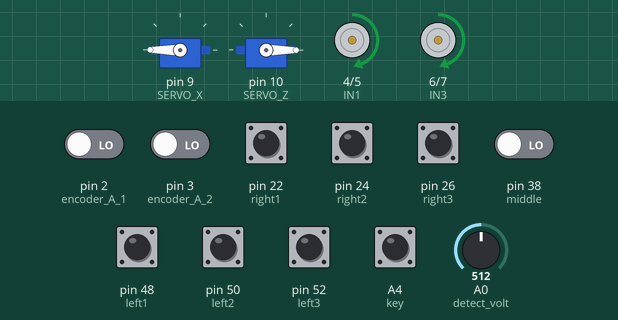
The sketch below on a simulated Arduino Mega 2560, built with avr-gcc and run on an emulated ATmega2560. Parts: 2 × servo, motor-driver pin pairs drawn as motors (green arrow = first pin HIGH = forward, orange = second pin HIGH = backward, longer = more drive, scaled by the enable pin). The inputs (shaded band) are chosen by the test bench; at power-on: A4 (key), pin 24 (right2), pin 50 (left2) HIGH, pin 2 (encoder_A_1), pin 3 (encoder_A_2), pin 22 (right1), pin 26 (right3), pin 38 (middle), pin 48 (left1), pin 52 (left3) LOW, A0 (detect_volt) = 512. What the sketch prints to the serial monitor is not drawn.

Above: at 3.5 s.
3.6 s: pin 22 (right1) pulled HIGH for 0.15 s
At 3.75 s:
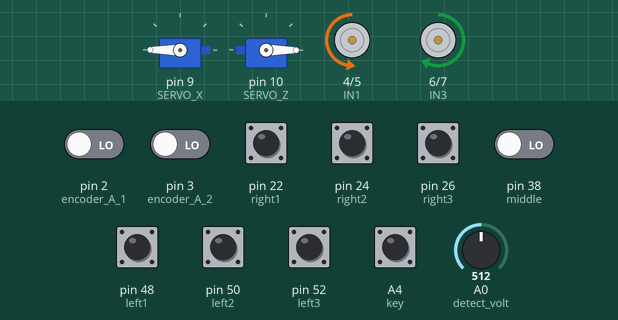
5.4 s: pin 24 (right2) pulled LOW for 0.15 s
At 6.7 s:
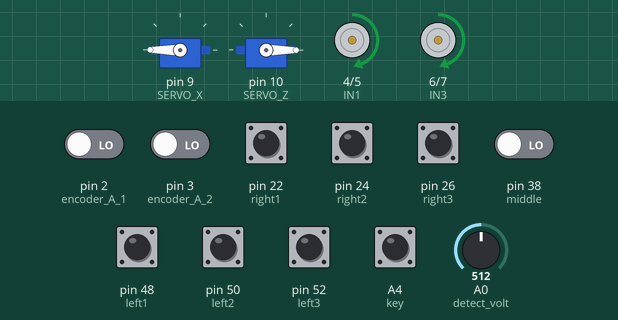
7.0 s: A4 (key) pulled LOW for 1 s
At 7.71 s:
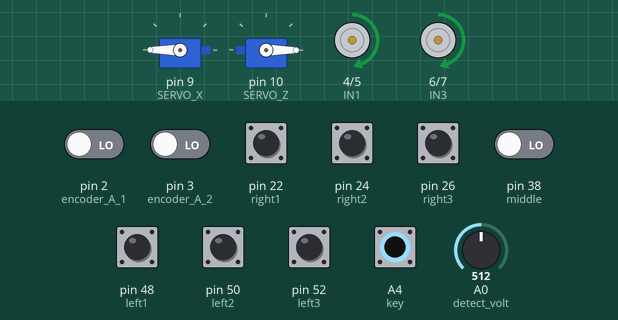
10.0 s: pin 48 (left1) pulled HIGH for 1 s
At 10.8 s:
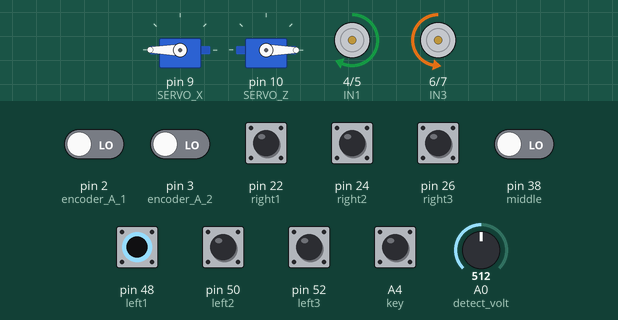
12.7 s: pin 38 (middle) driven HIGH
At 13.5 s:
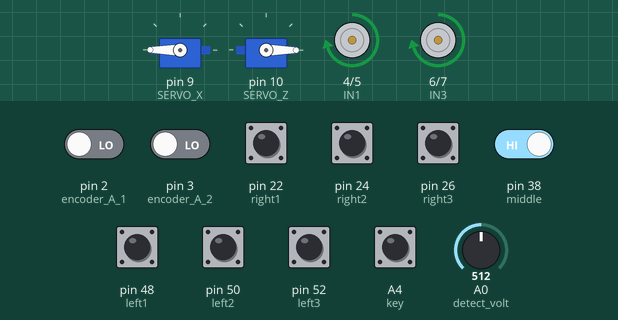
14.3 s: pin 48 (left1) pulled HIGH for 0.15 s
Timing chart, 0 to 43.9 s (numbered marks = the images above; inputs shaded):
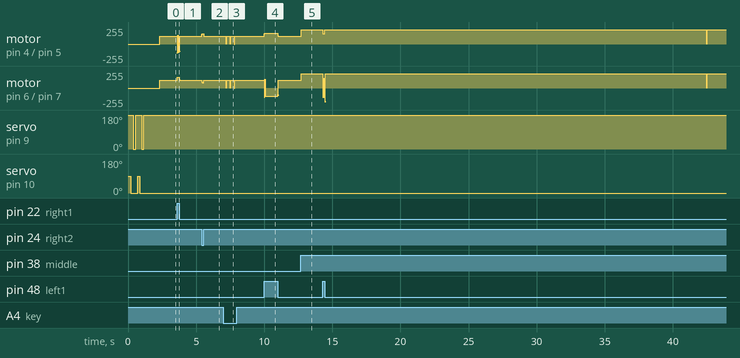

Measured:
- after the input at 3.6 s, motor on pin 6 (IN3) / pin 7 (IN4): rises from forward 116/255 to forward 162/255 in 0.05 s, then falls to forward 116/255 in 0.28 s
- after the input at 5.4 s, motor on pin 4 (IN1) / pin 5 (IN2): forward 116/255 → forward 153/255 at once, → forward 117/255 0.15 s later, → forward 116/255 0.18 s later; motor on pin 6 (IN3) / pin 7 (IN4): forward 116/255 → forward 80/255 at once, → forward 116/255 0.15 s later
- after the input at 7.0 s, motor on pin 4 (IN1) / pin 5 (IN2), motor on pin 6 (IN3) / pin 7 (IN4): alternates forward 116/255 for 0.29 s and stopped for 0.01 s, 6 changes in all, then stays forward 116/255, starting after 0.21 s
- after the input at 10.0 s, motor on pin 4 (IN1) / pin 5 (IN2): rises from forward 116/255 to forward 162/255 in 0.05 s, then falls to forward 116/255 in 1.1 s
- after the input at 12.7 s, motor on pin 4 (IN1) / pin 5 (IN2), motor on pin 6 (IN3) / pin 7 (IN4): forward 116/255 → forward 216/255 at once

The sketch:

speed.ino
```cpp
#include <MsTimer2.h>
#include "servo.h"
#include "pidControl.h"
#include "detect.h"

Servo servo_X;
Servo servo_Z;

motor Motor_L;
motor Motor_R;

wheel Wheel_l;
wheel Wheel_r;

//---------------------------------------------------------编码器---------------------------------------------------------------------
void encoding_1()
{
  motor *Motor = &Motor_L;
  if (digitalRead(encoder_A_1) == HIGH)
  {
    if (digitalRead(encoder_B_1) == LOW)
      Motor->encoder++;
    else
      Motor->encoder--;
  }
  else
  {
    if (digitalRead(encoder_B_1) == HIGH)
      Motor->encoder++;
    else
      Motor->encoder--;
  }
}

void encoding_2()
{
  motor *Motor = &Motor_R;
  if (digitalRead(encoder_A_2) == HIGH)
  {
    if (digitalRead(encoder_B_2) == LOW)
      Motor->encoder++;
    else
      Motor->encoder--;
  }
  else
  {
    if (digitalRead(encoder_B_2) == HIGH)
      Motor->encoder++;
    else
      Motor->encoder--;
  }
}

void pid_set_up()
{
  motor *pid_motor_l = &Motor_L;
  motor *pid_motor_r = &Motor_R;
  wheel *wheel_l = &Wheel_l;
  wheel *wheel_r = &Wheel_r;
  track(pid_motor_l, pid_motor_r, wheel_l, wheel_r);
  set(pid_motor_l);
  set(pid_motor_r);
}

void setup()
{
  // put your setup code here, to run once:
  // TCCR1B=TCCR1B&B11111000|B00000001;
  // TCCR2B=TCCR2B&B11111000|B00000001;
  pinMode(detect_volt, INPUT);
  // pinMode(PWM_1, OUTPUT);
  // pinMode(PWM_2, OUTPUT);
  pinMode(IN1, OUTPUT);
  pinMode(IN2, OUTPUT);
  pinMode(IN3, OUTPUT);
  pinMode(IN4, OUTPUT);
  pinMode(encoder_A_1, INPUT);
  pinMode(encoder_B_1, INPUT);
  pinMode(encoder_A_2, INPUT);
  pinMode(encoder_B_2, INPUT);
  Motor_L.dir = 'l';
  Motor_R.dir = 'r';

  pinMode(key, INPUT);
  servo_X.attach(SERVO_X);
  servo_Z.attach(SERVO_Z);
  setup_servo(&servo_X, &servo_Z);

  pinMode(left1, INPUT);
  pinMode(left2, INPUT);
  pinMode(left3, INPUT);
  pinMode(middle, INPUT);
  pinMode(right1, INPUT);
  pinMode(right2, INPUT);
  pinMode(right3, INPUT);

  MsTimer2::set(period, pid_set_up);
  MsTimer2::start();

  attachInterrupt(0, encoding_1, CHANGE);
  attachInterrupt(1, encoding_2, CHANGE);
  Serial.begin(9600);
}

void loop()
{
  // put your main code here, to run repeatedly:
  test_volt();
  delay(100);
  motor *pid_motor_l = &Motor_L;
  motor *pid_motor_r = &Motor_R;

  // if (digitalRead(right2) == HIGH && digitalRead(right1) == HIGH && digitalRead(middle) == HIGH && digitalRead(left1) == HIGH && digitalRead(left2) == HIGH)
  // {
  //   pid_motor_l->target = -200;
  //   pid_motor_l->output = -200;
  //   pid_motor_r->target = 200;
  //   pid_motor_r->output = 200;
  //   delay(100);
  //   digitalWrite(IN1, LOW);
  //   digitalWrite(IN2, LOW);
  //   digitalWrite(IN3, LOW);
  //   digitalWrite(IN4, LOW);
  //   servo_X.attach(SERVO_X);
  //   servo_Z.attach(SERVO_Z);
  //   setup_servo(&servo_X, &servo_Z);
  // }
}
```

detect.h
```cpp
//-------------检测电压-------------------
#define detect_volt A0
#define key A4


int count;
//--------------------------------------------------------检测电压-----------------------------------------------------------------
int button_click(){
  int flag = 1;
  if(flag && (digitalRead(key)==LOW)){
    flag = 0;
    return 1;
  }
  return 0;
}

void turn_off(){
    digitalWrite(IN1, LOW);
    digitalWrite(IN2, LOW);
    digitalWrite(IN3, LOW);
    digitalWrite(IN4, LOW);
}

void test_volt(){

  float sum;

  sum += analogRead(detect_volt);
  if(++count > 200){
    float volt_val = sum*0.05371/2;
    count = 0;
    sum = 0;
    if(volt_val < 700) turn_off();
  }
  if(button_click()) turn_off();
}
```

pidControl.h
```cpp
#include "setup.h"

void control(motor *Motor)
{
  if (Motor->dir == 'l')
  {
    if (Motor->output > 0)
    {
      digitalWrite(IN1, HIGH);
      digitalWrite(IN2, LOW);
    }
    else
    {
      digitalWrite(IN1, LOW);
      digitalWrite(IN2, HIGH);
    }
    analogWrite(PWM_1, abs(Motor->output));
  }
  else
  {
    if (Motor->output > 0)
    {
      digitalWrite(IN3, HIGH);
      digitalWrite(IN4, LOW);
    }
    else
    {
      digitalWrite(IN3, LOW);
      digitalWrite(IN4, HIGH);
    }
    analogWrite(PWM_2, abs(Motor->output));
  }
}
//--------------------------------------------------------光电循迹-----------------------------------------------------------------
void track(motor *pid_motor_l, motor *pid_motor_r, wheel *wheel_l, wheel *wheel_r)
{
  // wheel *wheel_l = &Wheel_l;
  // wheel *wheel_r = &Wheel_r;
  float kp = 0.05;
  float ki = 0.8;
  float kd = 0.005;

  // float kp = 0.015;
  // float ki = 0.9;
  // float kd = 0.000005;
  // float target = 0;
  wheel_l->pid_setup(kp, ki, kd);
  wheel_r->pid_setup(kp, ki, kd);

  if (digitalRead(left2) == LOW && digitalRead(left3) == HIGH)
  {
    pid_motor_l->target = TARGET_BEGIN * 0.8;
    pid_motor_r->target = TARGET_BEGIN * 0.8;
    control(pid_motor_l);
    control(pid_motor_r);
    wheel_l->output -= 0.17;
    wheel_r->output += 0.17;
  }
  if (digitalRead(right2) == LOW && digitalRead(right3) == HIGH)
  {
    pid_motor_l->target = TARGET_BEGIN * 0.8;
    pid_motor_r->target = TARGET_BEGIN * 0.8;
    control(pid_motor_l);
    control(pid_motor_r);
    wheel_r->output -= 0.17;
    wheel_l->output += 0.17;
  }

  if (digitalRead(left2) == HIGH && digitalRead(left3) == HIGH)
  {
    pid_motor_l->target = TARGET_BEGIN * 0.75;
    pid_motor_r->target = TARGET_BEGIN * 0.75;
    control(pid_motor_l);
    control(pid_motor_r);
    wheel_l->output -= 0.22;
    wheel_r->output += 0.22;
  }
  if (digitalRead(right2) == HIGH && digitalRead(right3) == HIGH)
  {
    pid_motor_l->target = TARGET_BEGIN * 0.75;
    pid_motor_r->target = TARGET_BEGIN * 0.75;
    control(pid_motor_l);
    control(pid_motor_r);
    wheel_r->output -= 0.22;
    wheel_l->output += 0.22;
  }

  if (digitalRead(left2) == HIGH && digitalRead(left3) == LOW)
  {
    pid_motor_l->target = TARGET_BEGIN * 0.65;
    pid_motor_r->target = TARGET_BEGIN * 0.65;
    control(pid_motor_l);
    control(pid_motor_r);
    wheel_l->output -= 0.25;
    wheel_r->output += 0.25;
  }
  if (digitalRead(right2) == HIGH && digitalRead(right3) == LOW)
  {
    pid_motor_l->target = TARGET_BEGIN * 0.65;
    pid_motor_r->target = TARGET_BEGIN * 0.65;
    control(pid_motor_l);
    control(pid_motor_r);
    wheel_r->output -= 0.25;
    wheel_l->output += 0.25;
  }

  if (digitalRead(middle) == HIGH && digitalRead(left3) == LOW && digitalRead(left3) == LOW)
  {
    pid_motor_l->target = TARGET_BEGIN * 1.2;
    pid_motor_l->output = TARGET_BEGIN * 1.2;
    pid_motor_r->target = TARGET_BEGIN * 1.2;
    pid_motor_r->target = TARGET_BEGIN * 1.2;
    wheel_l->output = 1;
    wheel_r->output = 1;
    control(pid_motor_l);
    control(pid_motor_r);
  }

  if (digitalRead(left1) == HIGH && digitalRead(left2) == HIGH)
  {
    pid_motor_l->target = TARGET_BEGIN * 0.45;
    pid_motor_l->output = TARGET_BEGIN * 0.45;
    pid_motor_r->target = TARGET_BEGIN * 0.45;
    pid_motor_r->output = TARGET_BEGIN * 0.45;
    control(pid_motor_l);
    control(pid_motor_r);
    wheel_l->output -= 0.3;
    wheel_r->output += 0.3;
  }
  if (digitalRead(right1) == HIGH && digitalRead(right2) == HIGH)
  {
    pid_motor_l->target = TARGET_BEGIN * 0.45;
    pid_motor_l->output = TARGET_BEGIN * 0.45;
    pid_motor_r->target = TARGET_BEGIN * 0.45;
    pid_motor_r->output = TARGET_BEGIN * 0.45;
    control(pid_motor_l);
    control(pid_motor_r);
    wheel_r->output -= 0.3;
    wheel_l->output += 0.3;
  }

  if (digitalRead(left1) == HIGH && digitalRead(right1) == LOW)
  {
    pid_motor_r->target = -200;
    pid_motor_r->output = -200;
    pid_motor_l->target = 200;
    pid_motor_l->output = 200;
    control(pid_motor_l);
    control(pid_motor_r);
    pid_motor_l->target = 120;
    pid_motor_l->output = 120;
    control(pid_motor_l);
  }

  if (digitalRead(right1) == HIGH && digitalRead(left1) == LOW)
  {

    pid_motor_l->target = -200;
    pid_motor_l->output = -200;
    pid_motor_r->target = 200;
    pid_motor_r->output = 200;
    control(pid_motor_l);
    control(pid_motor_r);
    pid_motor_r->target = 120;
    pid_motor_r->output = 120;
    control(pid_motor_r);
  }

  // if (digitalRead(right1) == LOW && digitalRead(left1) == LOW && digitalRead(right2) == LOW && digitalRead(left2) == LOW && digitalRead(right3) == LOW && digitalRead(left3) == LOW && digitalRead(middle) == LOW)
  // {
  //   if (wheel_l->err_last_last < 0 && wheel_r->err_last_last > 0)
  //   {
  //     pid_motor_r->target = -200;
  //     pid_motor_r->output = -200;
  //     pid_motor_l->target = 200;
  //     pid_motor_l->output = 200;
  //     control(pid_motor_l);
  //     control(pid_motor_r);
  //     pid_motor_l->target = TARGET_BEGIN * 2.25;
  //     pid_motor_l->output = TARGET_BEGIN * 2.25;

  //     pid_motor_r->target = -TARGET_BEGIN * 2.25;
  //     pid_motor_r->output = -TARGET_BEGIN * 2.25;
  //     control(pid_motor_l);
  //     control(pid_motor_r);
  //   }
  //   if (wheel_l->err_last_last > 0 && wheel_r->err_last_last < 0)
  //   {
  //     pid_motor_l->target = -200;
  //     pid_motor_l->output = -200;
  //     pid_motor_r->target = 200;
  //     pid_motor_r->output = 200;
  //     control(pid_motor_l);
  //     control(pid_motor_r);
  //     pid_motor_r->target = TARGET_BEGIN * 2.25;
  //     pid_motor_r->output = TARGET_BEGIN * 2.25;
  //     control(pid_motor_r);
  //     pid_motor_l->target = -TARGET_BEGIN * 2.25;
  //     pid_motor_l->output = -TARGET_BEGIN * 2.25;
  //     control(pid_motor_l);
  //   }
  // }

  pid_motor_l->target = pid_motor_l->target * wheel_r->output;
  pid_motor_r->target = pid_motor_r->target * wheel_l->output;

  // if (digitalRead(left1) == HIGH && digitalRead(right1) == LOW && digitalRead(left2) == LOW)
  // {
  //   pid_motor_r->target = -200;
  //   pid_motor_r->output = -200;
  //   pid_motor_l->target = 200;
  //   pid_motor_l->output = 200;
  //   control(pid_motor_l);
  //   control(pid_motor_r);
  //   pid_motor_l->target = 140;
  //   pid_motor_l->output = 140;
  //   control(pid_motor_l);
  // }
  // if (digitalRead(right1) == HIGH && digitalRead(left1) == LOW && digitalRead(right2) == LOW)
  // {

  //   pid_motor_l->target = -200;
  //   pid_motor_l->output = -200;
  //   pid_motor_r->target = 200;
  //   pid_motor_r->output = 200;
  //   control(pid_motor_l);
  //   control(pid_motor_r);
  //   pid_motor_r->target = 140;
  //   pid_motor_r->output = 140;
  //   control(pid_motor_r);
  // }
}

//---------------------------------------------------------pid控制---------------------------------------------------------------------

void pidControl(motor *Motor)
{

  float kp = 0.01;
  float ki = 0.95;
  float kd = 0.001;

  float d_u = kp * (Motor->err_now - Motor->err_last) + ki * Motor->err_now + kd * (Motor->err_now + Motor->err_last_last - 2 * Motor->err_last);
  Motor->output += d_u;
  if (Motor->output > 255 - 0.01)
    Motor->output = 255;
  if (Motor->output < -255 + 0.01)
    Motor->output = -255;

  Motor->encoder = 0;
  control(Motor);
}

//-------------------------------------------------------初始化motor-----------------------------------------------------------------
void set(motor *Motor)
{
  Motor->v = (Motor->encoder / 780.0) * 3.1415 * 2.0 * (1000 / period);
  Motor->err_last_last = Motor->err_last;
  Motor->err_last = Motor->err_now;
  Motor->err_now = Motor->target - Motor->output;
  Serial.println(Motor->v);
  pidControl(Motor);
}
```

servo.h
```cpp
#include <Servo.h>
#define SERVO_X 9
#define SERVO_Z 10


void pick_up(Servo* servo){
    servo->write(0);
    delay(150);
    servo->write(180);
    delay(150);
}

void head_up(Servo* servo){
    servo->write(90);
    delay(150);
    servo->write(0);
    delay(150);
}

void close(Servo* servo){
    servo->write(0);
    delay(150);
    servo->write(180);
    delay(150);
}

void setup_servo(Servo* servo_x, Servo* servo_z){
    servo_x->write(180);
    delay(200);
    servo_z->write(0);
    delay(200);
    pick_up(servo_x);
    head_up(servo_z);
    close(servo_x);
    delay(1000);
}
```

setup.h
```cpp
//------------电机驱动------------------
#define PWM_1 12
#define PWM_2 11

#define IN1 4
#define IN2 5
#define IN3 6
#define IN4 7

//-----------pid-------------------------
#define encoder_A_1 2
#define encoder_B_1 8
#define encoder_A_2 3
#define encoder_B_2 13
#define period 15
#define TARGET_BEGIN 180

typedef struct PID
{
    /* data */
    volatile int encoder;
    char dir;
    float err_now;
    float err_last;
    float err_last_last;
    float v;
    float output = 0;
    float target = TARGET_BEGIN;
} motor;

typedef struct Wheel
{
    float err;
    float err_last;
    float err_last_last;
    float output = 1;
    float target = 1;

    void pid_setup(float kp, float ki, float kd)
    {
        err_last_last = err_last;
        err_last = err;
        err = target - output;

        output += kp * (err - err_last) + ki * err + kd * (err + err_last_last - 2 * err_last);
        if (output < 0.25)
            output = 0.25;
        if (output > 1.75)
            output = 1.75;
    }
} wheel;

//-------------循迹----------------------
#define left1 48
#define left2 50
#define left3 52
#define middle 38
#define right3 26
#define right2 24
#define right1 22
```
